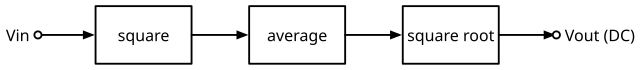

This figure's Python source:
# SPDX-License-Identifier: MIT
"""True RMS-to-DC converter as a block diagram: square, average (the averaging capacitor),
square root."""
import sys
import pathlib

sys.path.insert(0, str(pathlib.Path(__file__).resolve().parents[2] / "tools"))
from drawing import setup_drawing  # noqa: E402
import schemdraw.dsp as dsp  # noqa: E402

with setup_drawing(show=False) as d:
    d.add(dsp.Dot(open=True).label("Vin", loc="left"))
    d.add(dsp.Arrow().right(1.2))
    b = d.add(dsp.Box(w=2.0, h=1.2).anchor("W").label("square"))
    d.add(dsp.Arrow().at(b.E).right(1.2))
    b = d.add(dsp.Box(w=2.0, h=1.2).anchor("W").label("average"))
    d.add(dsp.Arrow().at(b.E).right(1.2))
    b = d.add(dsp.Box(w=2.0, h=1.2).anchor("W").label("square root"))
    d.add(dsp.Arrow().at(b.E).right(1.2))
    d.add(dsp.Dot(open=True).label("Vout (DC)", loc="right"))
    d.save(str(pathlib.Path(__file__).with_name("circuit.svg")))
print("wrote circuit.svg")
